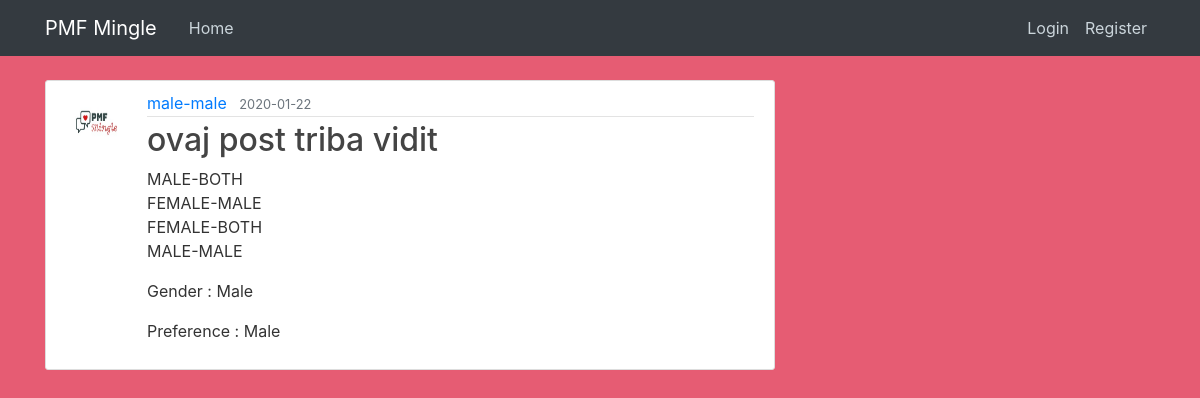
Page /post/7 on the earlier database version.
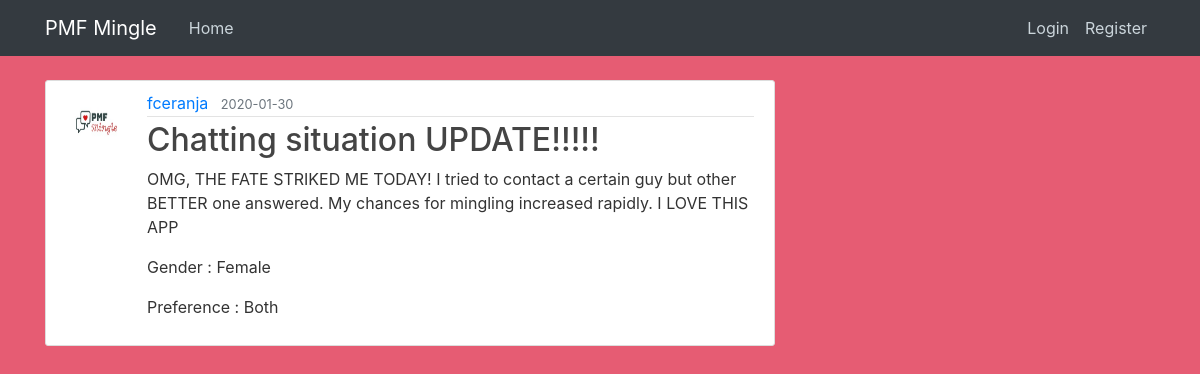
Same page on the later database version.
### datingapp/models.py (models this page shows, shortened)
class User(db.Model, UserMixin):
    id = db.Column(db.Integer, primary_key=True)
    username = db.Column(db.String(20), unique=True, nullable=False)
    email = db.Column(db.String(120), unique=True, nullable=False)
    image_file = db.Column(db.String(20), nullable=False,
                           default='default.jpg')
    password = db.Column(db.String(60), nullable=False)
    gender = db.Column(db.String(20), nullable=False)
    preference = db.Column(db.String(20), nullable=False)
    posts = db.relationship('Post', backref='author', lazy=True)
    liked = db.relationship(
        'PostLike',
        foreign_keys='PostLike.user_id',
        backref='user', lazy='dynamic')

class Post(db.Model):
    id = db.Column(db.Integer, primary_key=True)
    title = db.Column(db.String(100), nullable=False)
    date_posted = db.Column(db.DateTime, nullable=False,
                            default=datetime.utcnow)
    content = db.Column(db.Text, nullable=False)
    user_id = db.Column(db.Integer, db.ForeignKey('user.id'), nullable=False)
    likes = db.relationship('PostLike', backref='post', lazy='dynamic')

### datingapp/routes.py (the view)
@app.route("/post/<int:post_id>")
def post(post_id):
    post = Post.query.get_or_404(post_id)
    return render_template('post.html', title=post.title, post=post)

### datingapp/templates/post.html (shortened to what this page needs)
{% extends "layout.html" %}
{% block content %}
  <article class="media content-section">
    <img class="rounded-circle article-img" src="{{ url_for('static', filename='profile_pics/' + post.author.image_file) }}">
    <div class="media-body">
      <div class="article-metadata">
        <a class="mr-2" href="#">{{ post.author.username }}</a>
        <small class="text-muted">{{ post.date_posted.strftime('%Y-%m-%d') }}</small>
      </div>
      <h2 class="article-title">{{ post.title }}</h2>
      <p class="article-content">{{ post.content }}</p>
      <p>Gender : {{ post.author.gender }}</p>
      <p>Preference : {{ post.author.preference }}</p>
    </div>
  </article>
{% endblock content %}

### datingapp/templates/layout.html (shortened to what this page needs)
<!DOCTYPE html>
<html>
<head>
    <link rel="stylesheet" href="https://maxcdn.bootstrapcdn.com/bootstrap/4.0.0/css/bootstrap.min.css">
    <link rel="stylesheet" type="text/css" href="{{ url_for('static', filename='main.css') }}">
</head>
<body>
    <header class="site-header">
      <nav class="navbar navbar-expand-md navbar-dark bg-dark fixed-top">
        <div class="container">
          <a class="navbar-brand mr-4" href="/">PMF Mingle</a>
          <div class="collapse navbar-collapse" id="navbarToggle">
            <div class="navbar-nav mr-auto">
              <a class="nav-item nav-link" href="{{ url_for('home') }}">Home</a>
            </div>
            <div class="navbar-nav">
              {% if current_user.is_authenticated %}
                <a class="nav-item nav-link" href="{{ url_for('chat') }}">Chat Room</a>
                <a class="nav-item nav-link" href="{{ url_for('new_post') }}">New Post</a>
                <a class="nav-item nav-link" href="{{ url_for('account') }}">{{ current_user.username }}</a>
                <a class="nav-item nav-link" href="{{ url_for('logout') }}">Logout</a>
              {% else %}
                <a class="nav-item nav-link" href="{{ url_for('login') }}">Login</a>
                <a class="nav-item nav-link" href="{{ url_for('register') }}">Register</a>
              {% endif %}
            </div>
          </div>
        </div>
      </nav>
    </header>
    <main role="main" class="container">
      <div class="row">
        <div class="col-md-8">
          {% block content %}{% endblock %}
    </main>
</body>
</html>

### datingapp/static/main.css (style rules this page uses)
body { background: rgb(230, 92, 115); color: #333333; margin-top: 5rem; }
h1, h2, h3, h4, h5, h6 { color: #444444; }
.site-header .navbar-nav .nav-link { color: #cbd5db; }
.content-section { background: #ffffff; padding: 10px 20px; border: 1px solid #dddddd; border-radius: 3px; margin-bottom: 20px; }
.article-title { color: #444444; }
.article-content { white-space: pre-line; }
.article-img { height: 65px; width: 65px; margin-right: 16px; }
.article-metadata { padding-bottom: 1px; margin-bottom: 4px; border-bottom: 1px solid #e3e3e3; }

Differences in the rows shown:
removed User: image_file (placeholder picture), author.username "male-male", author.gender "Male", author.preference "Male"
now on this page (row edited): User: image_file (placeholder picture), author.username "fceranja", author.gender "Female", author.preference "Both"
changed Post: date_posted "2020-01-22" → "2020-01-30"; title "ovaj post triba vidit" → "Chatting situation UPDATE!!!!!"; content "MALE-BOTH FEMALE-MALE FEMALE-BOTH MALE-MALE" → "OMG, THE FATE STRIKED ME TODAY! I tried to contact a certain guy but other BETTER one answered. My chances for mingling increased rapidly. I LOVE THIS APP"
